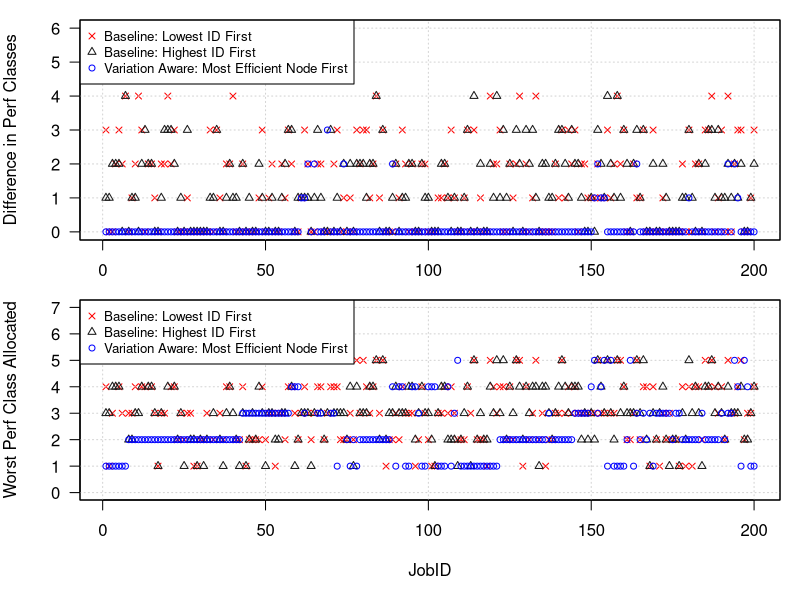
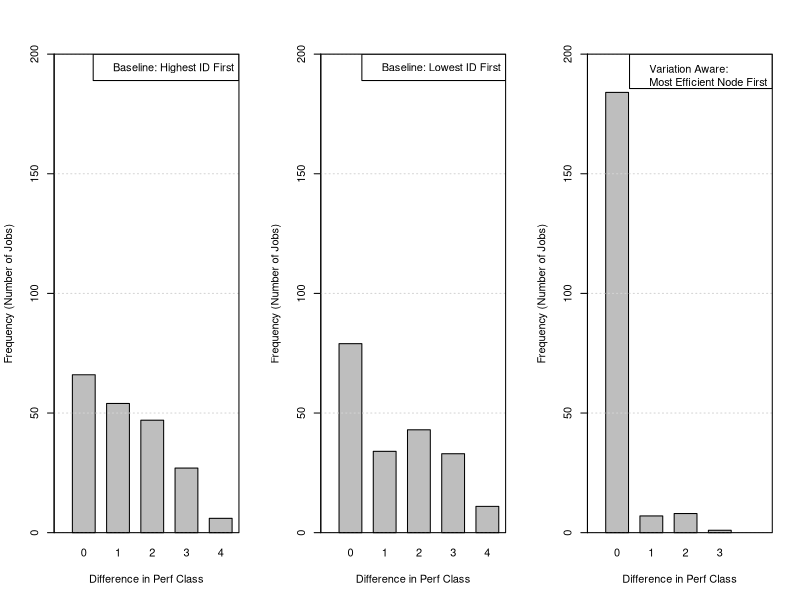

Write R code to recreate these figures, in order.
bl<-read.table('baseline_low_fom.dat', header = TRUE)
bh<-read.table('baseline_high_fom.dat', header = TRUE)
v<-read.table('varaware_fom.dat', header = TRUE)

pdf ("fom_per_job.pdf", width=18, height=8)
par(mar = c(3,4,1,1), mfrow=c(2,1))

plot(bl$JobID, bl$Diff, xlab = "JobID", ylab = "Difference in Perf Classes", las = 1, pch = 4, col = 'red', cex = 0.8, ylim = c (0,6))
grid()
points(bh$JobID,bh$Diff, pch = 2, col = 'gray10', cex = 0.8)
points(v$JobID,v$Diff, pch = 1, col = 'blue', cex = 0.8)
legend("topleft", c("Baseline: Lowest ID First", "Baseline: Highest ID First", "Variation Aware: Most Efficient Node First"), pch = c(4, 2, 1), col = c('red', 'gray10', 'blue'), cex=0.8)
box()

par(mar = c(5,4,0,1))
plot(bl$JobID, bl$MaxPC, xlab = "JobID", ylab = "Worst Perf Class Allocated", las = 1, pch = 4, col = 'red', cex = 0.8, ylim = c (0,7))
grid()
points(bh$JobID,bh$MaxPC, pch = 2, col = 'gray10', cex = 0.8)
points(v$JobID,v$MaxPC, pch = 1, col = 'blue', cex = 0.8)
legend("topleft", c("Baseline: Lowest ID First", "Baseline: Highest ID First", "Variation Aware: Most Efficient Node First"), pch = c(4, 2, 1), col = c('red', 'gray10', 'blue'), cex=0.8)
box()
dev.off()

pdf('fom_hist.pdf', width=10, height=5)
par(mfrow=c(1,3))
barplot(table(bh$Diff), ylim=c(0,200), xlim=c(0,1.5), width = rep(0.2,5), space = rep (0.5,5), xlab="Difference in Perf Class", ylab = "Frequency (Number of Jobs)")
grid(NA,NULL)
legend('topright', "Baseline: Highest ID First")
box()


barplot(table(bl$Diff), ylim=c(0,200), xlim=c(0,1.5),width = rep(0.2,5), space = rep (0.5,5), xlab="Difference in Perf Class", ylab = "Frequency (Number of Jobs)")
grid(NA,NULL)
legend('topright', "Baseline: Lowest ID First")
box()

barplot(table(v$Diff), ylim=c(0,200), xlim=c(0,1.5),width = rep(0.2,4), space = rep (0.5,4), xlab="Difference in Perf Class", ylab = "Frequency (Number of Jobs)")
grid(NA,NULL)
legend('topright', "Variation Aware: \nMost Efficient Node First")
box()
dev.off()




